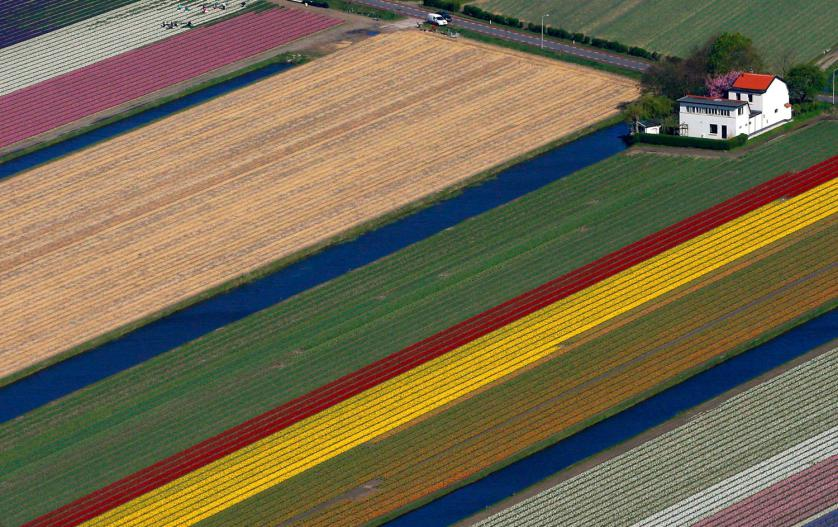
#> input picture wavelet_analysis/l2/ tulip_fields.jpg, 838 x 527 px, found by its file name
$ python image_compression.py
#> lines starting #> are read from the running program, lines starting #| are printed output that depends on the picture; long printed decimals are rounded
import numpy as np
import matplotlib.pyplot as plt
from skimage.color import rgb2gray


def fft(x):
    return np.fft.fft(x)


def ifft(x):
    return np.fft.ifft(x)


def Z(m):
    count_zeros = 0
    count_matrix_numbers = len(m[:, 0]) * len(m[0, :])
    for i in range(len(m[:, 0])):
        for j in range(len(m[0, :])):
            if m[i][j] == 0:
                count_zeros += 1
    return count_zeros / count_matrix_numbers * 100


def get_Y_eps(Y, eps):
    n = len(Y[:, 0])
    m = len(Y[0, :])
    Y_eps = Y.copy()
    for i in range(n):
        for j in range(m):
            if abs(Y_eps[i][j]) <= eps:
                Y_eps[i][j] = 0
    return Y_eps


def PSNR(X, X_eps, n, m):
    s = 0
    for i in range(n):
        for j in range(m):
            s += (X[i][j] - X_eps[i][j]) ** 2
    rms = np.sqrt(s / (m * n))
    M_gray = 255
    return 20 * np.log10(M_gray / rms)


X = np.int32(
    rgb2gray(plt.imread(
        r'/Users/fpm.kazachin/PycharmProjects/wavelet_analysis/l2/ tulip_fields.jpg')) * 255)  # матрица из интенсивностей серого цвета
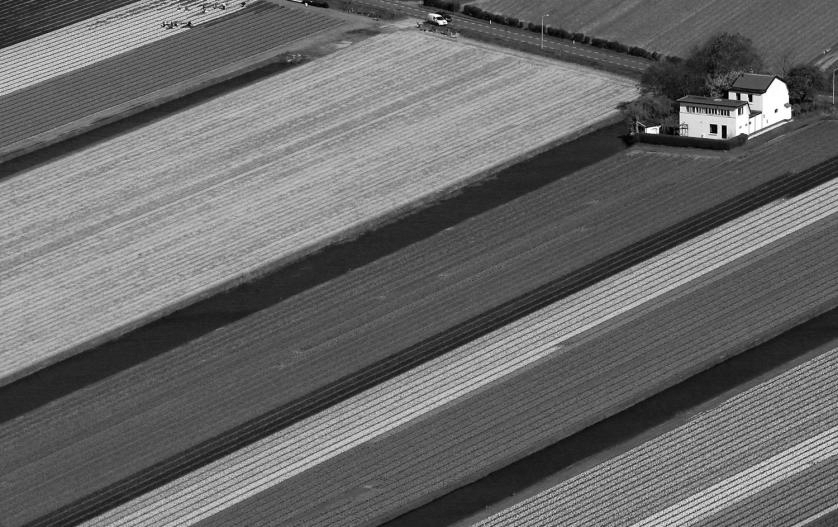
#> X: shape (527, 838) int32; min 0, max 255, mean 105

imgplot_1 = plt.imshow(X, cmap='Greys_r')
plt.savefig('compressed_img/source_black.png', bbox_inches='tight')

n = len(X[:, 0])
#> n = 527
m = len(X[0, :])
#> m = 838

Y = np.zeros((n, m), dtype=complex)
for i in range(m):  # применили fft к столбцам Х
    Y[:, i] = fft(X[:, i])

for i in range(n):  # применили fft к строкам Х
    Y[i, :] = fft(X[i, :])

eps_0 = Y[52][60].real
#> eps_0 = 19.68
eps_3 = Y[201][700].real
#> eps_3 = 41.26
eps_17 = Y[21][60].real
#> eps_17 = 88.83
eps_29 = Y[25][100].real
#> eps_29 = 119.9
eps_39 = Y[31][60].real
#> eps_39 = 183.8
eps_58 = Y[21][100].real
#> eps_58 = 264.7
eps_72 = Y[26][60].real
#> eps_72 = 444.4
eps_80 = Y[25][55].real
#> eps_80 = 568.3
eps_90 = Y[24][22].real
#> eps_90 = 999.9
eps_99 = Y[32][10].real
#> eps_99 = 6000.8
eps_arr = [eps_0, eps_3, eps_17, eps_29, eps_39, eps_58, eps_72, eps_80, eps_90, eps_99]
#> eps_arr = [19.68, 41.26, 88.83, 119.9, 183.8, 264.7, 444.4, 568.3, 999.9, 6000.8]

Z_arr = []
PSNR_arr = []
for k in range(len(eps_arr)):
    Y_eps = get_Y_eps(Y, eps_arr[k])

    X_eps = np.zeros((n, m), dtype=complex)
    for i in range(m):  # применили ifft к столбцам Y
        X_eps[:, i] = ifft(Y_eps[:, i])

    for i in range(n):  # применили ifft к строкам Y
        X_eps[i, :] = ifft(Y_eps[i, :])

    imgplot_2 = plt.imshow(np.abs(X_eps), cmap='Greys_r')
    plt.savefig('compressed_img/eps_{0}.png'.format(round(Z(Y_eps))), bbox_inches='tight')

    PSNR_arr.append(np.abs(PSNR(X, X_eps, n, m)))
    Z_arr.append(Z(Y_eps))

    if k == 7:
        print('eps_80: ', eps_arr[k], 'Z(eps_80):', Z_arr[k])
    if k == 8:
        print('eps_90: ', eps_arr[k], 'Z(eps_90):', Z_arr[k])
    if k == 9:
        print('eps_99: ', eps_arr[k], 'Z(eps_99):', Z_arr[k])
#> this loop made 10 passes
#| eps_80:  568.344 Z(eps_80): 79.997
#| eps_90:  999.851 Z(eps_90): 89.735
#| eps_99:  6000.843 Z(eps_99): 98.953
#> pass 1, `plt.savefig('compressed_img/eps_{0}.png'.format(round(Z(Y_eps))), bbox..`:
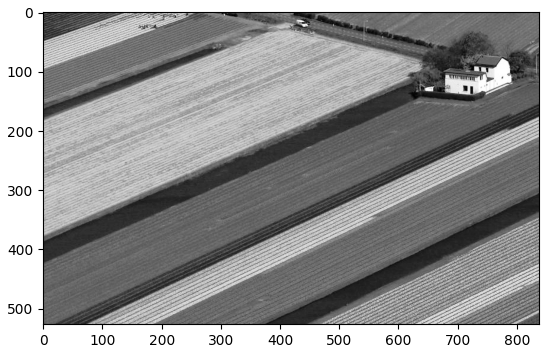
#> figure drawn by matplotlib, 1 panel
#> after the loop, PSNR_arr = [73.52, 61.12, 49.29, 45.27, 40.23, 36.52, 32.22, 30.54, 27.19, 20.33]; Z_arr = [1.28, 5.16, 18.36, 27.29, 42.75, 56.75, 73.88, 80, 89.73, 98.95]

plt.figure()
plt.plot(Z_arr, PSNR_arr)
plt.xlabel('Z')
plt.ylabel('PSNR')
plt.show()
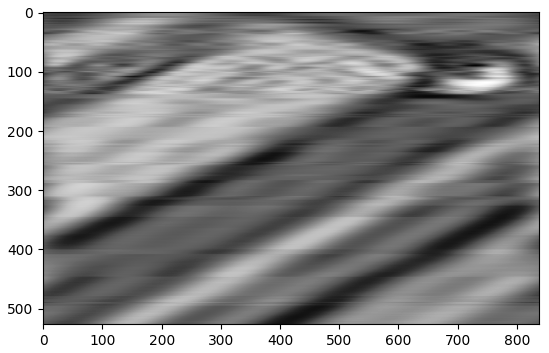
#> figure drawn by matplotlib, 1 panel
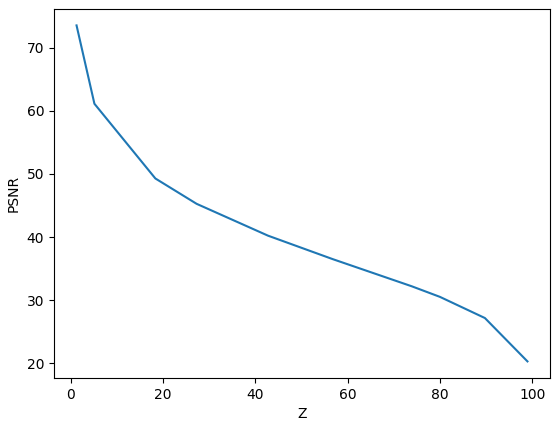
#> figure drawn by matplotlib, 1 panel; curve peaks at x = 1.28, y = 73.52
